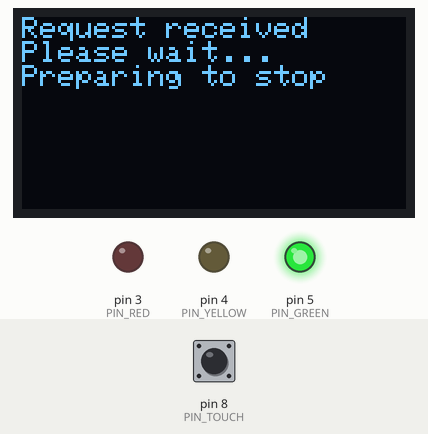
The sketch below on a simulated Arduino Uno, built with avr-gcc and run on an emulated ATmega328P. Shown: 128×64 one-colour display, output pins drawn as LEDs (lit = HIGH). Inputs (shaded band) come from the test bench; at power-on: pin 8 (PIN_TOUCH) HIGH.

Above: at 2.1 s.
At 13.2 s:
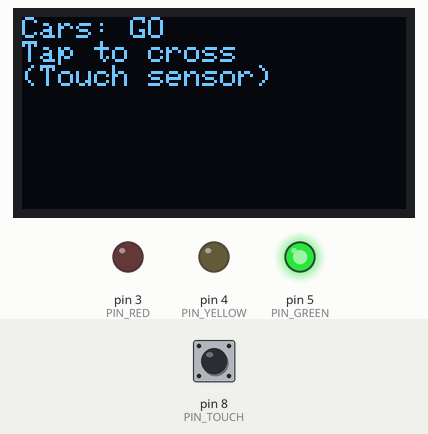
13.3 s: pin 8 (PIN_TOUCH) pulled LOW for 0.15 s
At 15.0 s:
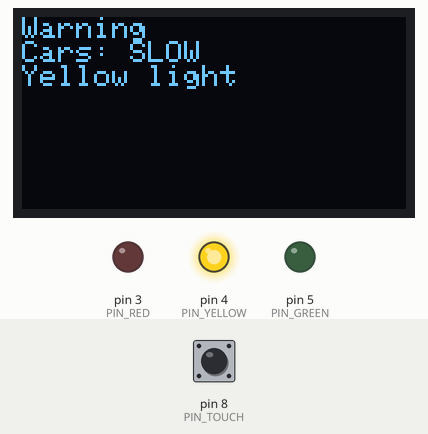
At 17.2 s:
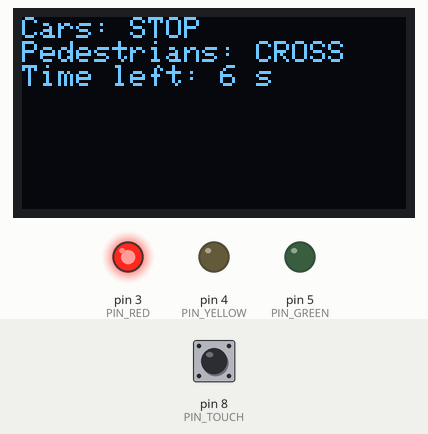
Timing chart, 0 to 24.9 s (numbered marks = the images above; inputs shaded):
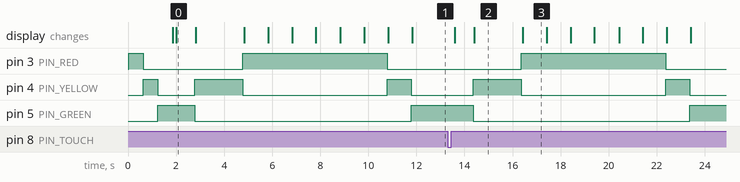

Measured:
- after the input at 13.3 s, pin 3 (PIN_RED): LOW → HIGH after 3.1 s, → LOW 6.0 s later; pin 4 (PIN_YELLOW): LOW → HIGH after 1.1 s, → LOW 2.0 s later, → HIGH 6.0 s later, → LOW 1.0 s later; pin 5 (PIN_GREEN): HIGH → LOW after 1.1 s, → HIGH 9.0 s later; the display: first changes after 0.30 s (image 2 shows a later state)
- what the display in image 0 shows lasts 0.8 s, from 2.0 s to 2.8 s
- what the display in image 2 shows lasts 2.0 s, from 14.4 s to 16.4 s

The sketch:

03_Traffic_Light_Control.ino
```cpp
/******************************************************************************************
  Project: Traffic Light Control with Pedestrian Touch Button + OLED Status
  Board  : Arduino Uno / Nano (ATmega328P class)
  Inputs : Touch sensor (TTP223) on D8
  Outputs: Traffic light LEDs (RED=D3, YELLOW=D4, GREEN=D5), SSD1306 I²C OLED 128x64

  What it does (real-world model, small scale):
  - Cars are allowed to go (GREEN LED on) by default.
  - A pedestrian taps the touch sensor to request crossing.
  - System safely switches to YELLOW (warning), then RED (cars stop).
  - While RED is on, the OLED shows a live countdown for crossing time.
  - After the countdown, it returns to normal (GREEN).

  Libraries you need (install from Arduino Library Manager):
  - Adafruit GFX Library         by Adafruit
  - Adafruit SSD1306             by Adafruit

  Wiring (typical):
  - Touch sensor (TTP223):
      VCC -> 5V
      GND -> GND
      SIG -> D8
  - LEDs (use ~220Ω resistors if discrete LEDs):
      RED    -> D3  (through resistor to LED -> GND)
      YELLOW -> D4  (through resistor to LED -> GND)
      GREEN  -> D5  (through resistor to LED -> GND)
    (If using a 3-LED traffic module, follow its pin labels; if it's "active-LOW", see notes below.)
  - OLED SSD1306 I²C (0x3C is common):
      VCC -> 5V
      GND -> GND
      SDA -> A4 (Uno)
      SCL -> A5 (Uno)

  Notes:
  - This sketch uses NON-BLOCKING timing (millis()) so the OLED and logic stay responsive.
  - Touch is debounced in software (no chattering).
  - If your touch module is ACTIVE-LOW (reads LOW when pressed), see the "CONFIG SECTION" to flip it.
******************************************************************************************/

#include <Wire.h>
#include <Adafruit_GFX.h>
#include <Adafruit_SSD1306.h>

/* -------------------- OLED SETUP -------------------- */
#define SCREEN_WIDTH 128
#define SCREEN_HEIGHT 64
// -1 means "no reset pin" (common for SSD1306 breakout boards)
Adafruit_SSD1306 display(SCREEN_WIDTH, SCREEN_HEIGHT, &Wire, -1);

/* -------------------- PINS (CHANGE HERE IF NEEDED) -------------------- */
const uint8_t PIN_TOUCH  = 8;  // TTP223 touch sensor signal pin
const uint8_t PIN_RED    = 3;  // Red traffic LED
const uint8_t PIN_YELLOW = 4;  // Yellow traffic LED
const uint8_t PIN_GREEN  = 5;  // Green traffic LED

/* -------------------- CONFIG SECTION -------------------- */
// Durations (in milliseconds) – tweak to your liking
const unsigned long YELLOW_DURATION_MS = 2000;  // how long YELLOW stays on
const unsigned long RED_DURATION_MS    = 6000;  // how long pedestrians can cross
const unsigned long RETURN_BUFFER_MS   = 1000;  // brief buffer before going back to GREEN

// Touch input behavior (set these to match your module):
// - If your TTP223 outputs HIGH when touched (most common), keep as below.
const uint8_t TOUCH_INPUT_MODE   = INPUT;  // or INPUT_PULLUP for active-low boards
const int     TOUCH_ACTIVE_LEVEL = HIGH;   // HIGH means "pressed"

// Debounce time for touch (ignore changes faster than this)
const unsigned long TOUCH_DEBOUNCE_MS = 120;

/* -------------------- STATE MACHINE -------------------- */
// We make states with clear names so the logic is easy to read
enum State {
  IDLE_GREEN,     // Default: cars go (GREEN on)
  REQUESTED,      // Touch detected, show "wait" briefly before changing
  YELLOW_PHASE,   // Warning phase
  RED_PHASE,      // Pedestrians crossing (RED on + OLED countdown)
  RETURN_PHASE    // Optional transition back to GREEN
};
State state = IDLE_GREEN;       // start here
unsigned long stateStartedAt = 0;  // when we entered the current state (millis)

/* -------------------- TOUCH DEBOUNCE VARIABLES -------------------- */
bool lastRawTouchLevel   = !TOUCH_ACTIVE_LEVEL;  // last raw reading from the pin
bool logicalPressLatched = false;                // becomes true once a "press" edge is confirmed
unsigned long lastLevelChangeAt = 0;             // time when the raw level last changed

/* -------------------- HELPER: LED CONTROL -------------------- */
void setLights(bool red, bool yellow, bool green) {
  // If your traffic module is "active-LOW" (LED turns on when pin is LOW),
  // change HIGH/LOW below to invert logic, e.g.:
  //   digitalWrite(PIN_RED, red ? LOW : HIGH);
  digitalWrite(PIN_RED,    red    ? HIGH : LOW);
  digitalWrite(PIN_YELLOW, yellow ? HIGH : LOW);
  digitalWrite(PIN_GREEN,  green  ? HIGH : LOW);
}

/* -------------------- HELPER: OLED TEXT -------------------- */
void oledPrint3(const String& l1,
                const String& l2 = "",
                const String& l3 = "") {
  display.clearDisplay();
  display.setTextSize(1);                 // small font so we fit multiple lines
  display.setTextColor(SSD1306_WHITE);
  display.setCursor(0, 0);
  display.println(l1);
  if (l2.length()) display.println(l2);
  if (l3.length()) display.println(l3);
  display.display();
}

/* -------------------- HELPER: ENTER A NEW STATE -------------------- */
void enterState(State next) {
  state = next;
  stateStartedAt = millis();

  switch (state) {
    case IDLE_GREEN:
      // Cars go
      setLights(false, false, true);
      oledPrint3("Cars: GO", "Tap to cross", "(Touch sensor)");
      // Once we return to GREEN, we clear any old "press" so next tap will be fresh
      logicalPressLatched = false;
      break;

    case REQUESTED:
      // Still GREEN for a short user-feedback delay
      setLights(false, false, true);
      oledPrint3("Request received", "Please wait...", "Preparing to stop");
      break;

    case YELLOW_PHASE:
      // Warn cars to slow down
      setLights(false, true, false);
      oledPrint3("Warning", "Cars: SLOW", "Yellow light");
      break;

    case RED_PHASE:
      // Cars stop; pedestrians can cross
      setLights(true, false, false);
      // The countdown text is updated continuously in loop()
      break;

    case RETURN_PHASE:
      // Brief transition (can be yellow or all-off)
      setLights(false, true, false);
      oledPrint3("Get ready", "Resuming traffic", "...");
      break;
  }
}

/* -------------------- TOUCH HANDLING (WITH DEBOUNCE) -------------------- */
bool wasHighStable = false;  // remembers if touch was stably "pressed" before

// Returns true exactly once per press (edge-triggered), thanks to latch
void updateTouchDebounce() {
  // Read the current raw level from the pin
  bool rawLevel = digitalRead(PIN_TOUCH);

  // If your sensor is ACTIVE-LOW, you can invert here instead:
  // rawLevel = !rawLevel;

  unsigned long now = millis();

  // Detect level change and start debounce timing
  if (rawLevel != lastRawTouchLevel) {
    lastRawTouchLevel = rawLevel;
    lastLevelChangeAt = now;
  }

  // After the level stays stable past the debounce time, we trust it
  if ((now - lastLevelChangeAt) >= TOUCH_DEBOUNCE_MS) {
    bool isPressed = (rawLevel == TOUCH_ACTIVE_LEVEL);

    // Rising edge detect: went from not pressed to pressed
    if (isPressed && !wasHighStable) {
      wasHighStable = true;
      logicalPressLatched = true;   // this flags a "new press" for the main logic
    }
    // Falling edge: released
    if (!isPressed && wasHighStable) {
      wasHighStable = false;
    }
  }
}

/* -------------------- SETUP -------------------- */
void setup() {
  // Configure pins
  pinMode(PIN_TOUCH, TOUCH_INPUT_MODE);
  pinMode(PIN_RED, OUTPUT);
  pinMode(PIN_YELLOW, OUTPUT);
  pinMode(PIN_GREEN, OUTPUT);

  // Start I²C + OLED
  Wire.begin();
  if (!display.begin(SSD1306_SWITCHCAPVCC, 0x3C)) {
    // If OLED fails, we continue headless (no display),
    // but in class it's good to check wiring/I2C address if nothing shows.
  }

  // Quick self-test so you can verify LED wiring visually
  setLights(true, false, false);  delay(600);  // RED
  setLights(false, true, false);  delay(600);  // YELLOW
  setLights(false, false, true);  delay(600);  // GREEN
  setLights(false, false, false);              // all off

  // Start in normal driving mode
  enterState(IDLE_GREEN);
}

/* -------------------- LOOP (MAIN PROGRAM) -------------------- */
void loop() {
  // Keep checking the touch sensor with debounce
  updateTouchDebounce();

  // Current time for non-blocking timing checks
  unsigned long now = millis();

  // Main state machine
  switch (state) {

    case IDLE_GREEN:
      // Wait for a fresh press (latched),
      // then acknowledge the request and proceed
      if (logicalPressLatched) {
        enterState(REQUESTED);
      }
      break;

    case REQUESTED:
      // Small "please wait" period so the user gets feedback
      if (now - stateStartedAt >= 800) {  // 0.8 seconds
        enterState(YELLOW_PHASE);
      }
      break;

    case YELLOW_PHASE:
      // When the yellow duration expires, go to RED
      if (now - stateStartedAt >= YELLOW_DURATION_MS) {
        enterState(RED_PHASE);
      }
      break;

    case RED_PHASE: {
      // While RED is active, we show a live countdown on the OLED
      unsigned long elapsed = now - stateStartedAt;

      if (elapsed >= RED_DURATION_MS) {
        // Done crossing; time to return to normal
        enterState(RETURN_PHASE);
      } else {
        // Compute how many whole seconds remain (friendly display)
        int secondsLeft = (int)((RED_DURATION_MS - elapsed) / 1000UL) + 1;

        // Draw status & countdown (kept simple and readable)
        display.clearDisplay();
        display.setTextSize(1);
        display.setTextColor(SSD1306_WHITE);
        display.setCursor(0, 0);
        display.println("Cars: STOP");
        display.println("Pedestrians: CROSS");
        display.print("Time left: ");
        display.print(secondsLeft);
        display.println(" s");
        display.display();
      }
      break;
    }

    case RETURN_PHASE:
      // After a short buffer, go back to GREEN (normal operation)
      if (now - stateStartedAt >= RETURN_BUFFER_MS) {
        enterState(IDLE_GREEN);
      }
      break;
  }

  // NOTE:
  // We never use delay() in the main logic (except for the startup self-test),
  // so everything stays responsive while timers are running.
}

/* ---------------------------------------------------------------------------------------
   HOW TO ADAPT IF THINGS LOOK "INVERTED"
   - If the TOUCH seems "pressed" all the time or never:
       * Change TOUCH_INPUT_MODE to INPUT_PULLUP
       * Change TOUCH_ACTIVE_LEVEL to LOW
       * Or simply invert the "rawLevel" inside updateTouchDebounce().
   - If your traffic module LEDs turn ON when you write LOW:
       * In setLights(), swap HIGH/LOW as commented to make "true" mean "on".
----------------------------------------------------------------------------------------*/
```
